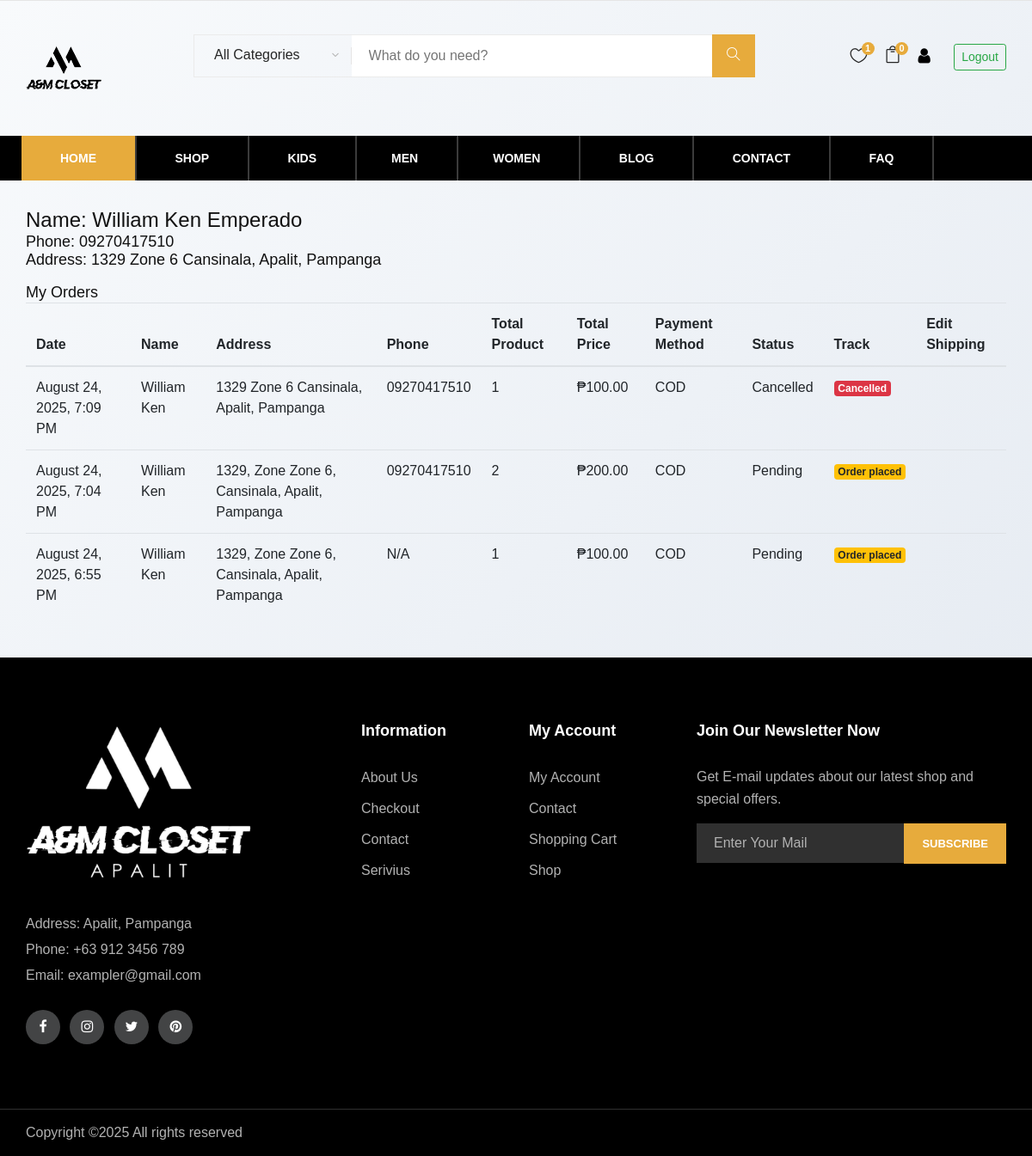
The app's page /profile.php (signed in) with its own data.
### tables this page shows
CREATE TABLE `users` (
  `id` int(11) NOT NULL,
  `f_name` varchar(100) NOT NULL,
  `l_name` varchar(100) NOT NULL,
  `email` varchar(150) NOT NULL,
  `phone` varchar(20) NOT NULL,
  `pass` varchar(255) NOT NULL,
  `zone` varchar(100) DEFAULT NULL,
  `street` varchar(150) NOT NULL,
  `barangay` varchar(100) DEFAULT NULL,
  `city` varchar(100) DEFAULT NULL,
  `province` varchar(100) DEFAULT NULL,
  `region` varchar(100) DEFAULT NULL,
  `created_at` timestamp NOT NULL DEFAULT current_timestamp()
);

CREATE TABLE `orders` (
  `o_id` int(11) NOT NULL,
  `user_id` int(11) NOT NULL,
  `name` varchar(100) NOT NULL,
  `address` varchar(255) NOT NULL,
  `phone` varchar(20) DEFAULT NULL,
  `payment_method` varchar(50) NOT NULL,
  `totalproduct` varchar(100) NOT NULL,
  `totalprice` decimal(10,2) NOT NULL,
  `status` enum('Pending','Processing','Shipped','Completed','Cancelled') DEFAULT 'Pending',
  `status_updated_at` timestamp NULL DEFAULT NULL,
  `created_at` timestamp(6) NOT NULL DEFAULT current_timestamp(6)
);

### profile.php (the view, shortened to what this page needs)
<?php
include 'header.php';
include 'lib/connection.php';
$k = $_SESSION['userid'];
$sql = "SELECT * FROM orders WHERE user_id='$k' ORDER BY created_at DESC";
$result = $conn->query($sql);
?>
<!DOCTYPE html>
<html lang="en">
<head>
  <link rel="stylesheet" href="css/css.css" type="text/css">
  <link rel="stylesheet" href="css/pending_orders.css">
</head>
<body>
<div class="container pendingbody">
  <?php
  $user_info = mysqli_query($conn, "SELECT f_name, l_name, street, zone, province, city, barangay, phone FROM users WHERE id='$k'");
  $user_row = mysqli_fetch_assoc($user_info);
  $user_name = $user_row['f_name'] ?? ($_SESSION['username'] ?? '');
  $user_lname = $user_row['l_name'] ?? '';
  $user_address = '';
  if ($user_row) {
    $address_main = [];
    if (!empty($user_row['street'])) $address_main[] = $user_row['street'];
    if (!empty($user_row['zone'])) $address_main[] = $user_row['zone'];
    if (!empty($user_row['barangay'])) $address_main[] = $user_row['barangay'];
    $address_first = implode(' ', $address_main);
    $address_second = [];
    if (!empty($user_row['city'])) $address_second[] = $user_row['city'];
    if (!empty($user_row['province'])) $address_second[] = $user_row['province'];
    $user_address = $address_first;
    if (!empty($address_second)) {
      $user_address .= ', ' . implode(', ', $address_second);
    }
  }
  ?>
  <div class="mb-3">
    <h4>Name: <?php echo htmlspecialchars($user_name . ' ' . $user_lname); ?></h4>
    <h5>Phone: <?php echo htmlspecialchars($user_row['phone'] ?? 'N/A'); ?></h5>
    <h5>Address: <?php echo htmlspecialchars($user_address); ?></h5>
  </div>
  <h5>My Orders</h5>
  <table class="table">
    <thead>
      <tr>
        <th scope="col">Date</th>
        <th scope="col">Name</th>
        <th scope="col">Address</th>
        <th scope="col">Phone</th>
        <th scope="col">Total Product</th>
        <th scope="col">Total Price</th>
        <th scope="col">Payment Method</th>
        <th scope="col">Status</th>
        <th scope="col">Track</th>
        <th scope="col">Edit Shipping</th>
      </tr>
    </thead>
    <tbody>
    <?php
    if (mysqli_num_rows($result) > 0) {
        while ($row = mysqli_fetch_assoc($result)) {
            ?>
            <tr>
              <td>
                <?php
                if (!empty($row["created_at"])) {
                  $date = new DateTime($row["created_at"]);
                  $date->setTimezone(new DateTimeZone('Asia/Manila'));
                  echo $date->format("F j, Y, g:i A");
                } else {
                  echo "N/A";
                }
                ?>
              </td>
              <td><?php echo htmlspecialchars($row["name"]); ?></td>
              <td>
                <?php
                  $order_address = $row["address"];
                  echo htmlspecialchars($order_address);
                ?>
              </td>
              <td>
                <?php
                  $order_phone = $row["phone"];
                  if (!empty($order_phone) && preg_match('/^[0-9]+$/', $order_phone) && strlen($order_phone) >= 7 && strlen($order_phone) <= 15) {
                    echo htmlspecialchars($order_phone);
                  } else {
                    echo "N/A";
                  }
                ?>
              </td>
              <td>
                <?php
                  $products = explode(',', $row["totalproduct"]);
                  $total_quantity = 0;
                  foreach ($products as $prod) {
                    if (preg_match('/\((\d+)\)/', $prod, $matches)) {
                      $total_quantity += (int)$matches[1];
                    }
                  }
                  echo htmlspecialchars($total_quantity);
                ?>
              </td>
              <td><?php echo "₱" . number_format($row["totalprice"], 2); ?></td>
              <td><?php echo htmlspecialchars($row["payment_method"]); ?></td>
              <td><?php echo htmlspecialchars($row["status"]); ?></td>
              <td>
                <?php
                  if ($row["status"] == "Pending") {
                    echo "<span class='badge badge-warning'>Order placed</span>";
                  } elseif ($row["status"] == "Processing") {
                    echo "<span class='badge badge-warning'>Order is being processed</span>";
                  } elseif ($row["status"] == "Shipped") {
                    echo "<span class='badge badge-info'>Order shipped</span>";
                  } elseif ($row["status"] == "Confirmed") {
                    echo "<span class='badge badge-info'>Order confirmed</span>";
                  } elseif ($row["status"] == "Completed") {
                    echo "<span class='badge badge-success'>Delivered</span>";
                  } elseif ($row["status"] == "Cancelled") {
                    echo "<span class='badge badge-danger'>Cancelled</span>";
                  } else {
                    echo htmlspecialchars($row["status"]);
                  }
                ?>
              </td>
              <td>
              </td>
            </tr>
            <?php
        }
    } else {
  echo "<tr><td colspan='10' class='text-center'>No orders found</td></tr>";
    }
    ?>
    </tbody>
  </table>
</div>
</body>
</html>
<?php include 'footer.php'; ?>

### css/style.css (style rules this page uses)
html, body { height: 100%; font-family: "Muli", sans-serif; -webkit-font-smoothing: antialiased; font-smoothing: antialiased; }
h1, h2, h3, h4, h5, h6 { margin: 0; color: #111111; font-weight: 400; font-family: "Muli", sans-serif; }
h4 { font-size: 24px; }
h5 { font-size: 18px; }
@media only screen and (min-width: 1200px) { .container { max-width: 1170px; } }

### admin/css/pending_orders.css (style rules this page uses)
:root { --primary-color: #2563eb; --secondary-color: #1e40af; --success-color: #10b981; --warning-color: #f59e0b; --danger-color: #ef4444; --info-color: #06b6d4; --light-gray: #f8fafc; --border-color: #e2e8f0; --text-primary: #1e293b; --text-secondary: #64748b; --text-muted: #94a3b8; --shadow-sm: 0 1px 3px 0 rgba(0, 0, 0, 0.1), 0 1px 2px 0 rgba(0, 0, 0, 0.06); --shadow-md: 0 4px 6px -1px rgba(0, 0, 0, 0.1), 0 2px 4px -1px rgba(0, 0, 0, 0.06); --shadow-lg: 0 10px 15px -3px rgba(0, 0, 0, 0.1), 0 4px 6px -2px rgba(0, 0, 0, 0.05); --shadow-xl: 0 20px 25px -5px rgba(0, 0, 0, 0.1), 0 10px 10px -5px rgba(0, 0, 0, 0.04); --border-radius: 8px; --border-radius-lg: 12px; --transition: all 0.2s cubic-bezier(0.4, 0, 0.2, 1); }
* { box-sizing: border-box; margin: 0; padding: 0; }
body { font-family: -apple-system, BlinkMacSystemFont, 'Segoe UI', Roboto, 'Helvetica Neue', Arial, sans-serif; background: linear-gradient(135deg, #f8fafc 0%, #e2e8f0 100%); color: var(--text-primary); line-height: 1.6; min-height: 100vh; }
.pendingbody { padding: 2rem; max-width: 1400px; margin: 0 auto; }
* { box-sizing: border-box; }
body { font-family: -apple-system, BlinkMacSystemFont, 'Segoe UI', Roboto, 'Helvetica Neue', Arial, sans-serif; background-color: var(--light-gray); color: var(--text-primary); line-height: 1.6; }

### records on screen
users: f_name+l_name "William Ken Emperado", phone "09270417510"
orders: created_at "August 24, 2025, 7:09 PM", name "William Ken", address "1329 Zone 6 Cansinala, Apalit, Pampanga", phone "09270417510", total_quantity "1", totalprice "100.00", payment_method "COD", status "Cancelled"
orders: created_at "August 24, 2025, 7:04 PM", name "William Ken", address "1329, Zone Zone 6, Cansinala, Apalit, Pampanga", phone "09270417510", total_quantity "2", totalprice "200.00", payment_method "COD", status "Pending", shows "Order placed"
orders: created_at "August 24, 2025, 6:55 PM", name "William Ken", address "1329, Zone Zone 6, Cansinala, Apalit, Pampanga", shows "N/A", total_quantity "1", totalprice "100.00", payment_method "COD", status "Pending", shows "Order placed"

### other values on screen
$total "0"
$display_name "KIDS"
$display_name "MEN"
$display_name "WOMEN"
$user_address "1329 Zone 6 Cansinala, Apalit, Pampanga"
